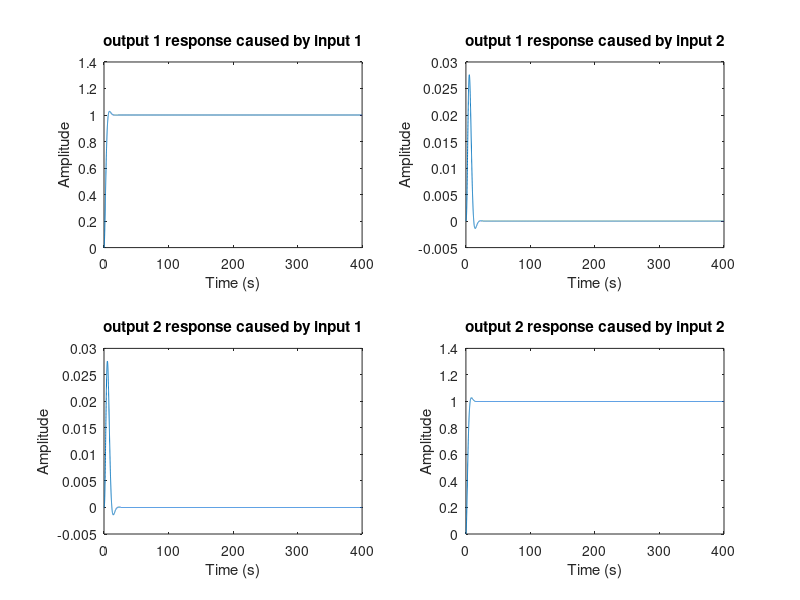

Here is the MATLAB script that generated this plot:
clear
clc
ap= [   -0.21   0.20    
         0.20  -0.21 ]

bp = [0.01   0    
      0        0.01]

cp = [  1   0
         0   1 ]

dp = 0*ones(2,2)  


w = logspace(-2,3,100);
sv = sigma(ss(ap, bp, cp, dp),w);
sv = 20*log10(sv);


% Augment Plant with Integrators at Plant Input and Plot Singular Values
%
[ns nc] = size(bp);                      % ns = number of inputs;  nc = number of controls;   
a = [ ap             bp
      0*ones(nc,ns)    0*ones(nc,nc) ]

b = [ 0*ones(ns,nc)
      eye(nc)      ]

c = [ cp  0*ones(nc,nc) ]

d = 0*ones(nc,nc)
sv = sigma(ss(a, b, c, d),w);
sv = 20*log10(sv);
%return

%
% Design of Target Loop Singular Values Using Kalman Filter
%
ll =  inv(cp*inv(-ap)*bp + dp);     % Choose ll and lh to match singular values at all frequencies
lh = -inv(ap)*bp*ll;
l = [lh 
     ll];                           % ll, lh - for low and high frequency loop shaping

pnint = eye(nc)                                    % Process Noise Intensity Matrix
mu = 0.01;                                         
mnint = mu*eye(nc)                                              
[sig, poles, g1] = care(a',c',l*l', mnint);                          
% Alternate Method for Computing h
h = g1';
sv = sigma(ss(a, h, c, d),w);
tsv = 20*log10(sv);


sv = sigma(ss(a-h*c, h, -c, eye(nc)),w);
sv = 20*log10(sv);


sv = sigma(ss(a-h*c, h, c, 0*eye(nc)),w);
sv = 20*log10(sv);


%
% Recover Target Loop By Solving Cheap LQR Problem
%
q = c'*c;                                            % State Weighting Matrix
rho = 1e-3;                                         
r = rho*eye(nc)                                      % Control Weigthing Matrix
[k, poles, g] = care(a,b,q,r);                % Compute Control Gain Matrix G
%
% Compensator Analysis
%
ak = [ a-b*g-h*c  0*ones(ns+nc,nc)
       g          0*ones(nc,nc) ]

bk = [ h
       0*ones(nc,nc) ]

ck = [0*ones(nc, ns+nc) eye(nc,nc) ]

sv = sigma(ss(ak, bk, ck, 0*eye(nc)),w);
sv = 20*log10(sv);


%
% Open Loop Analysis
%
al = [ ap                     bp*ck
       0*ones(ns+nc+nc,ns)    ak    ]

bl = [ 0*ones(ns,nc)
       bk ]
    
cl = [ cp  0*ones(nc,ns+nc+nc) ]
sv = sigma(ss(al-bl*cl, bl, -cl, eye(nc)),w);
sv = 20*log10(sv);


sv = sigma(ss(al-bl*cl, bl, cl, 0*eye(nc)),w);
sv = 20*log10(sv);

   
%olpoles = eig(al)                          % Open Loop Poles
%olzeros = tzero(al,bl,cl,0*ones(nc,nc))    % Open Loop Zeros
[olpoles, olzeros] = pzmap(ss(al,bl,cl,0*ones(nc,nc)))    % Open Loop Zeros    
sv = sigma(ss(al, bl, cl, 0*eye(nc)),w);
sv = 20*log10(sv);

pause   

%
% Closed Loop Analysis
%
clpoles = eig(al-bl*cl)           % Closed Loop Poles
clpkf = eig(a - h*c)              % Closed Loop Poles Due to Kalman Filter
clpreg = eig(a - b*g)             % Closed Loop Poles Due to Regulator

%
% Step Response in Closed Loop 
%


[y,t] = step(ss(al-bl*cl, bl, cl, 0*eye(nc)));
subplot(2,2,1)
plot(t,y(:,1,1))
xlabel('Time (s)')
ylabel('Amplitude')
title('output 1 response caused by input 1')

subplot(2,2,2)
plot(t,y(:,1,2))
xlabel('Time (s)')
ylabel('Amplitude')
title('output 1 response caused by input 2')

subplot(2,2,3)
plot(t,y(:,2,1))
xlabel('Time (s)')
ylabel('Amplitude')
title('output 2 response caused by input 1')

subplot(2,2,4)
plot(t,y(:,2,2))
xlabel('Time (s)')
ylabel('Amplitude')
title('output 2 response caused by input 2')
